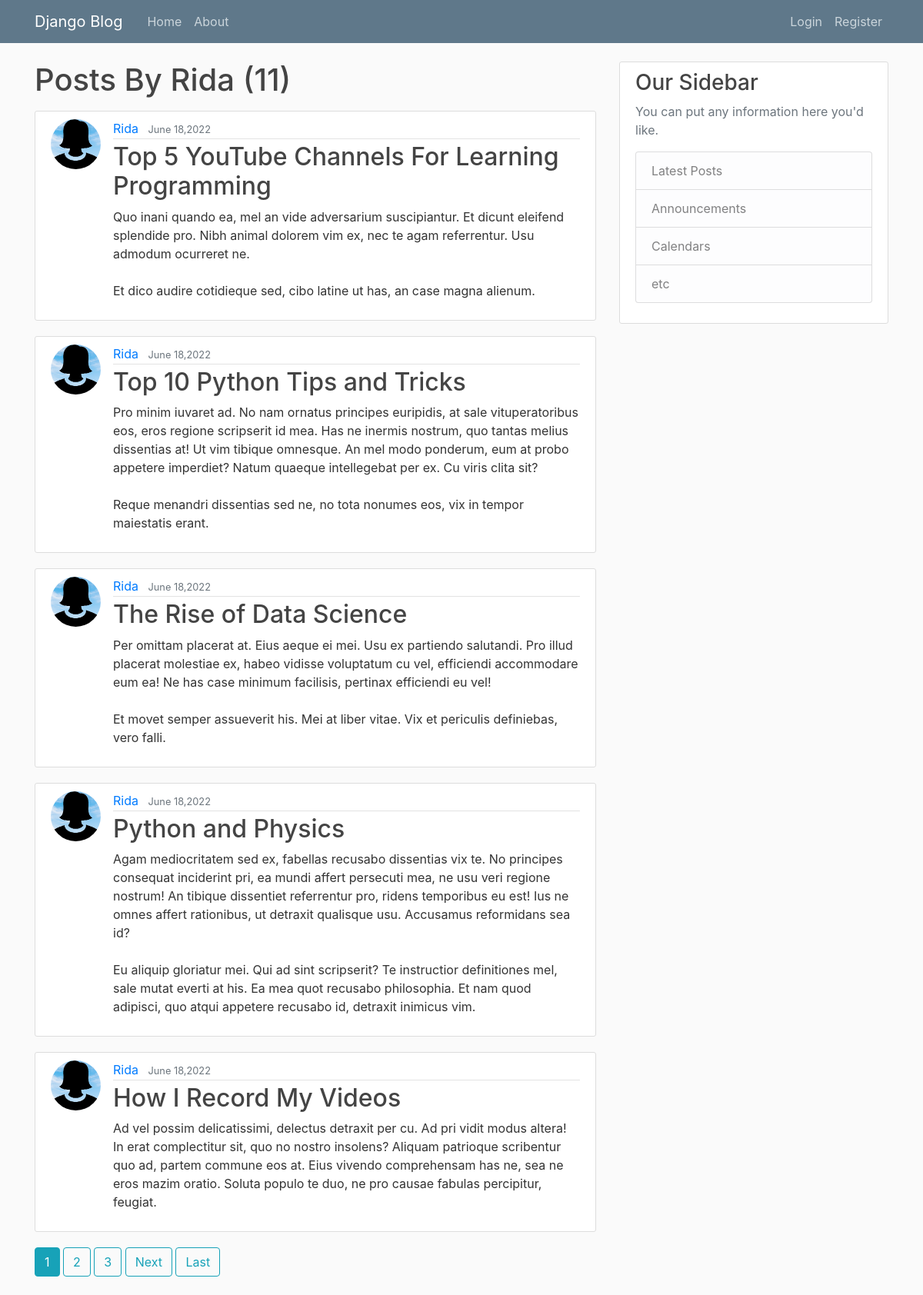
/user/Rida, run on the app's committed database.
### blog/models.py (models this page shows, shortened)
class Post(models.Model):
    title = models.CharField(max_length=100)
    content = models.TextField()
    date_posted = models.DateTimeField(default=timezone.now)
    author = models.ForeignKey(User, on_delete=models.CASCADE)

### users/models.py (models this page shows, shortened)
class Profile(models.Model):
    user = models.OneToOneField(User, on_delete=models.CASCADE)
    image = models.ImageField(default='default.jpg', upload_to='profile_pics')

### blog/views.py (the view)
# urls.py: path('user/<str:username>', UserPostListView.as_view(), name='user-posts'),
class UserPostListView(ListView):
    model = Post
    template_name = 'blog/user_posts.html'
    context_object_name = 'posts'
    paginate_by = 5
    def get_queryset(self):
        user = get_object_or_404(User, username= self.kwargs.get('username'))
        return Post.objects.filter(author=user).order_by('-date_posted')

### blog/templates/blog/user_posts.html (shortened to what this page needs)
{% extends "blog/index.html" %}
{% block content %}
    <h1 class="mb-3">Posts By {{ view.kwargs.username }} ({{ page_obj.paginator.count }})</h1>
    {% for post in posts%}
        <article class="media content-section">
            <img class ="rounded-circle article-img" src="{{ post.author.profile.image.url }}">
            <div class="media-body">
            <div class="article-metadata">
                <a class="mr-2" href="{%  url 'user-posts' post.author.username %}">{{ post.author }}</a>
                <small class="text-muted">{{ post.date_posted|date:"F d,Y"}}</small>
            </div>
            <h2><a class="article-title" href="{% url 'post-detail' post.id %}">{{ post.title }}</a></h2>
            <p class="article-content">{{ post.content }}</p>
            </div>
        </article>
    {% endfor %}
    {% if is_paginated %}
        {% for num in page_obj.paginator.page_range %}
            {% if page_obj.number == num %}
             <a class="btn btn-info mb-4" href="?page={{ num }}">{{ num }}</a>
            {% elif num > page_obj.number|add:'-3' and num < page_obj.number|add:'3' %}
            <a class="btn btn-outline-info mb-4" href="?page={{ num }}">{{ num }}</a>
            {% endif %}
        {% endfor %}
        {% if page_obj.has_next %}
            <a class="btn btn-outline-info mb-4" href="?page={{ page_obj.next_page_number }}">Next</a>
            <a class="btn btn-outline-info mb-4" href="?page={{ page_obj.paginator.num_pages }}">Last</a>
        {% endif %}
    {% endif %}
{% endblock content %}

### blog/static/blog/main.css (style rules this page uses)
body { background: #fafafa; color: #333333; margin-top: 5rem; }
h1, h2, h3, h4, h5, h6 { color: #444444; }
.content-section { background: #ffffff; padding: 10px 20px; border: 1px solid #dddddd; border-radius: 3px; margin-bottom: 20px; }
.article-title { color: #444444; }
.article-content { white-space: pre-line; }
.article-img { height: 65px; width: 65px; margin-right: 16px; }
.article-metadata { padding-bottom: 1px; margin-bottom: 4px; border-bottom: 1px solid #e3e3e3 }

### data on the page
Post: author.profile.image (picture), author "Rida", date_posted "June 18,2022", title "Top 5 YouTube Channels For Learning Programming", content "Quo inani quando ea, mel an vide adversarium suscipiantur. Et dicunt eleifend splendide pro. Nibh animal dolorem vim ex, nec te agam referrentur. Usu admodum ocurreret ne. Et dico audire cotidieque sed, cibo latine ut has, an case magna alienum."
Post: author.profile.image (picture), author "Rida", date_posted "June 18,2022", title "Top 10 Python Tips and Tricks", content "Pro minim iuvaret ad. No nam ornatus principes euripidis, at sale vituperatoribus eos, eros regione scripserit id mea. Has ne inermis nostrum, quo tantas melius dissentias at! Ut vim tibique omnesque. An mel modo ponderum, eum at probo appetere imperdiet? Natum quaeque intellegebat per ex. Cu viris clita sit? Reque menandri dissentias sed ne, no tota nonumes eos, vix in tempor maiestatis erant."
Post: author.profile.image (picture), author "Rida", date_posted "June 18,2022", title "The Rise of Data Science", content "Per omittam placerat at. Eius aeque ei mei. Usu ex partiendo salutandi. Pro illud placerat molestiae ex, habeo vidisse voluptatum cu vel, efficiendi accommodare eum ea! Ne has case minimum facilisis, pertinax efficiendi eu vel! Et movet semper assueverit his. Mei at liber vitae. Vix et periculis definiebas, vero falli."
Post: author.profile.image (picture), author "Rida", date_posted "June 18,2022", title "Python and Physics", content "Agam mediocritatem sed ex, fabellas recusabo dissentias vix te. No principes consequat inciderint pri, ea mundi affert persecuti mea, ne usu veri regione nostrum! An tibique dissentiet referrentur pro, ridens temporibus eu est! Ius ne omnes affert rationibus, ut detraxit qualisque usu. Accusamus reformidans sea id? Eu aliquip gloriatur mei. Qui ad sint scripserit? Te instructior definitiones mel, sale mutat everti at his. Ea mea quot recusabo philosophia. Et nam quod adipisci, quo atqui appetere recusabo id, detraxit inimicus vim."
Post: author.profile.image (picture), author "Rida", date_posted "June 18,2022", title "How I Record My Videos", content "Ad vel possim delicatissimi, delectus detraxit per cu. Ad pri vidit modus altera! In erat complectitur sit, quo no nostro insolens? Aliquam patrioque scribentur quo ad, partem commune eos at. Eius vivendo comprehensam has ne, sea ne eros mazim oratio. Soluta populo te duo, ne pro causae fabulas percipitur, feugiat."

### other printed values
{{ view.kwargs.username }} "Rida"
{{ page_obj.paginator.count }} "11"
{{ num }} "1"
{{ num }} "2" "3"
